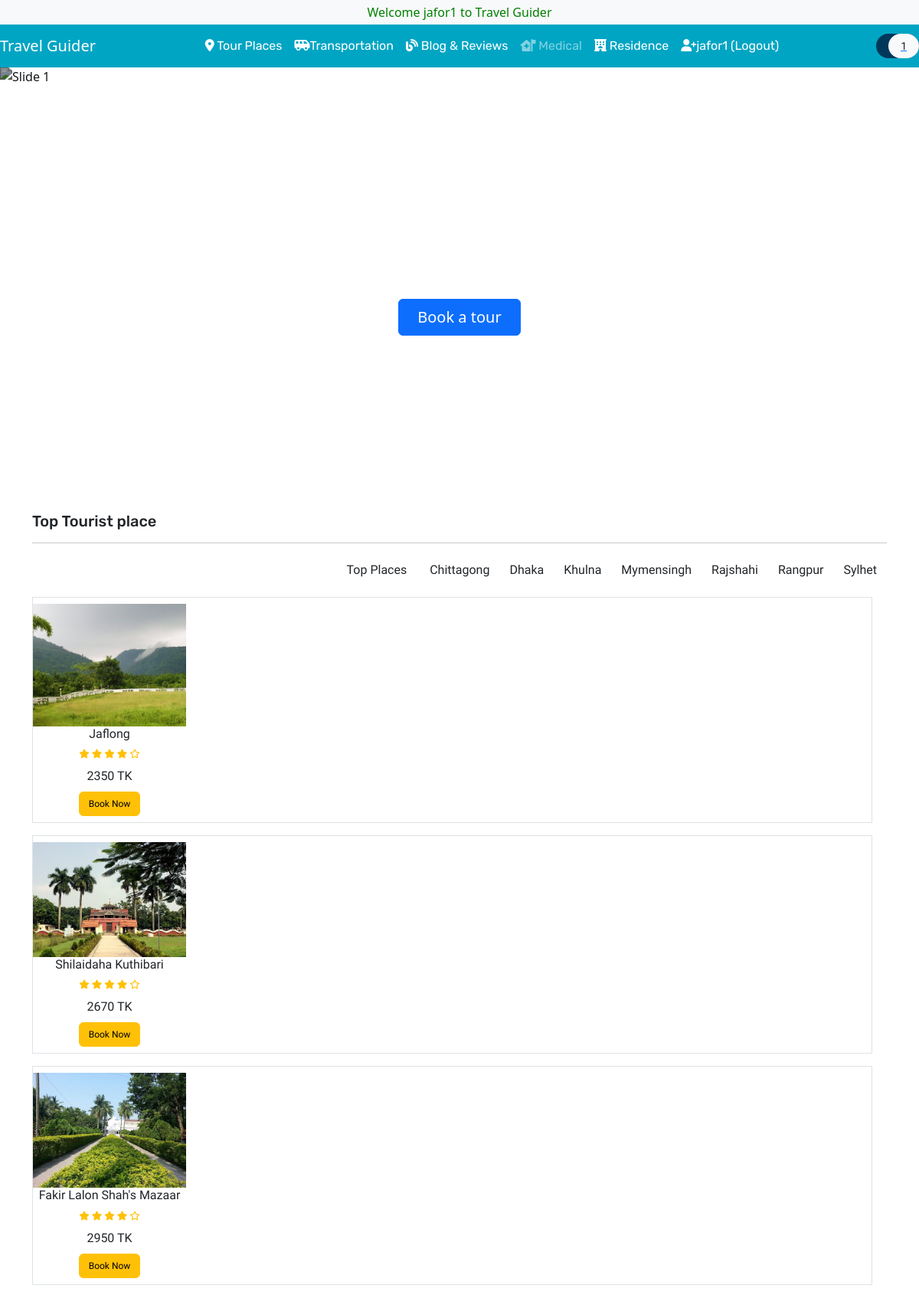
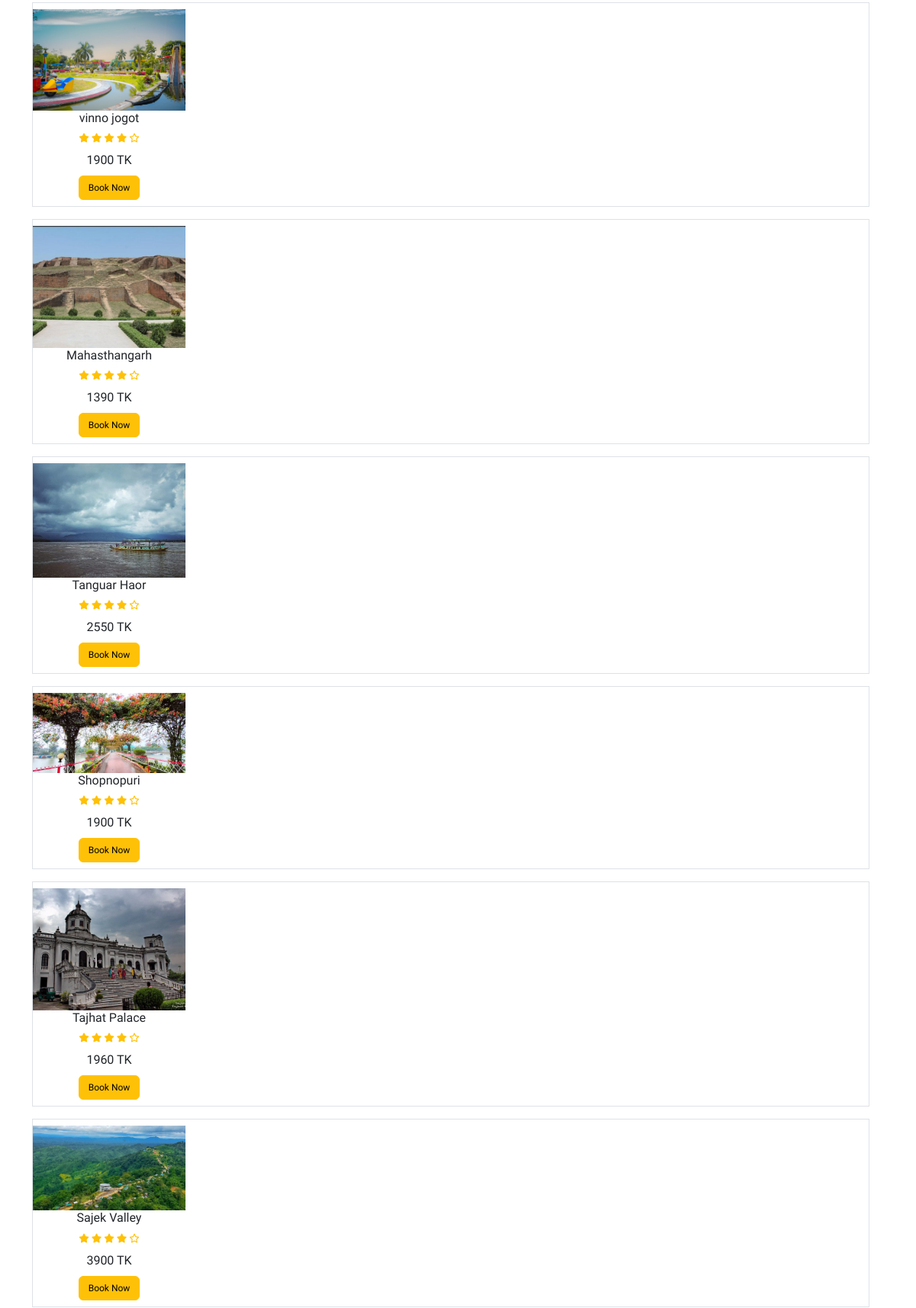
Screenshot of /index.php (signed in, upper part) with the database file from the repository (2 pictures, top to bottom).
### tables this page shows
CREATE TABLE `users` (
  `user_id` int(11) NOT NULL,
  `user_name` varchar(50) DEFAULT NULL,
  `email` varchar(50) NOT NULL,
  `password` varchar(50) DEFAULT NULL,
  `number` text NOT NULL,
  `nid` int(11) NOT NULL,
  `address` varchar(50) NOT NULL,
  `verification_code` varchar(255) NOT NULL,
  `is_verify` int(10) NOT NULL DEFAULT 0
);

CREATE TABLE `product` (
  `item_id` int(11) NOT NULL,
  `item_brand` varchar(200) NOT NULL,
  `item_name` varchar(255) NOT NULL,
  `item_price` text NOT NULL,
  `item_image` varchar(255) NOT NULL,
  `item_register` date DEFAULT NULL
);

### index.php (called while the page is built, shortened)
<?php
include('header.php');
?>
<?php
include('Template/_banner-area.php');
include('Template/_special-event.php');
?>
<?php
include('footer.php');
?>

### database/functions.php (called while the page is built, shortened)
<?php
function check_login($con)
{
	if(isset($_SESSION['user_id']))
	{
		$id = $_SESSION['user_id'];
		$query = "select * from users where user_id = '$id' limit 1";
		$result = mysqli_query($con,$query);
		if($result && mysqli_num_rows($result) > 0)
		{
			$user_data = mysqli_fetch_assoc($result);
			return $user_data;
		}
	}
	die;
}

### database/DBController.php (called while the page is built, shortened)
<?php
class DBController
{
    protected $host = 'localhost';
    protected $user = 'root';
    protected $password = '';
    protected $database = "shopee";
    public function __construct()
    {
        $this->con = mysqli_connect($this->host, $this->user, $this->password, $this->database);
    }
}

### functions.php (called while the page is built)
<?php
require ('database/DBController.php');
require ('database/Product.php');
require ('database/Cart.php');
$db = new DBController();
$product = new Product($db);
$product_shuffle = $product->getData();
$Cart = new Cart($db );

### database/Product.php (called while the page is built, shortened)
<?php
class Product
{
    public $db = null;
    public function __construct(DBController $db)
    {
        $this->db = $db;
    }
    public function getData($table = 'product'){
        $result = $this->db->con->query("SELECT * FROM {$table}");
        $resultArray = array();
        while ($item = mysqli_fetch_array($result, MYSQLI_ASSOC)){
            $resultArray[] = $item;
        }
        return $resultArray;
    }
}

### database/Cart.php (called while the page is built, shortened)
<?php
class Cart
{
    public function getCartId($cartArray = null, $key = "item_id"){
        if ($cartArray != null){
            $cart_id = array_map(function ($value) use($key){
                return $value[$key];
            }, $cartArray);
            return $cart_id;
        }
    }
}

### Template/_special-event.php (the view, shortened to what this page needs)
<?php
    $brand = array_map(function ($pro){ return $pro['item_brand']; }, $product_shuffle);
    $unique = array_unique($brand);
    sort($unique);
    shuffle($product_shuffle);
$in_cart = $Cart->getCartId($product->getData('cart'));
?>
<section id="special-price">
    <div class="container">
    <h4 class="font-rubik font-size-20">Top Tourist place</h4>
        <hr>
        <div id="filters" class="button-group text-right font-baloo font-size-16">
            <button class="btn is-checked" data-filter="*">Top Places</button>
            <?php
                array_map(function ($brand){
                    printf('<button class="btn" data-filter=".%s">%s</button>', $brand, $brand);
                }, $unique);
            ?>
        </div>
        <div class="grid">
            <?php array_map(function ($item) use($in_cart){ ?>
            <div class="grid-item border <?php echo $item['item_brand'] ?? "Brand" ; ?>">
                <div class="item py-2" style="width: 200px;">
                    <div class="product font-rale">
                        <a href="<?php printf('%s?item_id=%s', 'product.php',  $item['item_id']); ?>"><img src="<?php echo $item['item_image'] ?? "./assets/products/13.png"; ?>"width="400" height="400"  alt="product1" class="img-fluid"></a>
                        <div class="text-center">
                            <h6><?php echo $item['item_name'] ?? "Unknown"; ?></h6>
                            <div class="rating text-warning font-size-12">
                                <span><i class="fas fa-star"></i></span>
                                <span><i class="fas fa-star"></i></span>
                                <span><i class="fas fa-star"></i></span>
                                <span><i class="fas fa-star"></i></span>
                                <span><i class="far fa-star"></i></span>
                            </div>
                            <div class="price py-2">
                                <span><?php echo $item['item_price'] ?? 0 ?> TK </span>
                            </div>
                            <form method="post">
                                <?php
                                if (in_array($item['item_id'], $in_cart ?? [])){
                                    echo '<button type="submit" disabled class="btn btn-success font-size-12">In the Cart</button>';
                                }else{
                                    echo '<button type="submit" name="top_sale_submit" class="btn btn-warning font-size-12">Book Now</button>';
                                }
                                ?>
                            </form>
                        </div>
                    </div>
                </div>
            </div>
            <?php }, $product_shuffle) ?>
        </div>
    </div>
</section>

### header.php (shortened to what this page needs)
<?php
include("database/connection.php");
include("database/functions.php");
$user_data = check_login($con);
?>
<!DOCTYPE html>
<html lang="en">
<head>
    <link href="https://cdn.jsdelivr.net/npm/bootstrap@5.2.1/dist/css/bootstrap.min.css" rel="stylesheet">
    <link rel="stylesheet" href="https://stackpath.bootstrapcdn.com/bootstrap/4.4.1/css/bootstrap.min.css">
    <link rel="stylesheet" href="https://cdnjs.cloudflare.com/ajax/libs/OwlCarousel2/2.3.4/assets/owl.carousel.min.css" />
    <link rel="stylesheet" href="https://cdnjs.cloudflare.com/ajax/libs/OwlCarousel2/2.3.4/assets/owl.theme.default.min.css" />
    <link rel="stylesheet" href="https://cdnjs.cloudflare.com/ajax/libs/font-awesome/5.13.0/css/all.min.css" />
    <link rel="stylesheet" href="https://cdnjs.cloudflare.com/ajax/libs/font-awesome/6.2.1/css/all.min.css">
    <link href="https://cdn.jsdelivr.net/npm/bootstrap@5.2.3/dist/css/bootstrap.min.css" rel="stylesheet">
    <link href="https://cdn.jsdelivr.net/npm/bootstrap@5.2.0-beta1/dist/css/bootstrap.min.css" rel="stylesheet">
    <link rel="stylesheet" href="style.css">
    <?php
    require('functions.php');
    ?>
</head>
<body>
    <header id="header">
        <div class="strip d-flex justify-content-between px-4 py-1 bg-light">
            <p class="font-rale font-size-12 text-black-50 m-0">
                <marquee behavior="" direction="" style="color: green;">Welcome <?php echo $user_data['user_name']; ?> to Travel Guider</marquee>
            </p>
        </div>
        <nav class="navbar navbar-expand-lg navbar-dark color-second-bg">
            <a class="navbar-brand" href="index.php"> Travel Guider</a>
            <div class="collapse navbar-collapse" id="navbarNav">
                <ul class="navbar-nav m-auto font-rubik">
                    <li class="nav-item active">
                        <a class="nav-link" href="topPlace.php"><i class="fa-solid fa-location-dot"></i> Tour Places</a></a>
                    </li>
                    <li class="nav-item active">
                        <a class="nav-link" href="landing_page.php"><i class="fa-solid fa-van-shuttle"></i>Transportation</a>
                    </li>
                    <li class="nav-item active">
                        <a class="nav-link" href="blog.php"><i class="fa-solid fa-blog"></i> Blog & Reviews</a>
                    </li>
                    <li class="nav-item ">
                        <a class="nav-link" href="#"><i class="fa-solid fa-house-medical-flag"></i> Medical</a>
                    </li>
                    <li class="nav-item active">
                        <a class="nav-link" href="#"><i class="fa-solid fa-hotel"></i> Residence</a>
                    </li>
                    <li class="nav-item active">
                        <a class="nav-link" href="logout.php"><i class="fa-solid fa-user-plus"></i><?php echo $user_data['user_name']; ?> (Logout)</a></a>
                    </li>
                </ul>
                <form action="#" class="font-size-14 font-rale">
                    <a href="cart.php" class="py-2 rounded-pill color-primary-bg">
                        <span class="font-size-16 px-2 text-white">
                        </span>
                        <span class="px-3 py-2 rounded-pill text-dark bg-light"><?php echo count($product->getData('cart')); ?></span>
                    </a>
                </form>
            </div>
        </nav>
    </header>
    <main id="main-site">

### style.css (style rules this page uses)
button, button:focus { outline: none !important; box-shadow: none !important; }
.font-baloo { font-family: "Baloo Thambi 2", cursive; }
.font-rale { font-family: "Raleway", cursive; }
.font-rubik { font-family: "Rubik", cursive; }
.font-size-12 { font-size: 12px; }
.font-size-14 { font-size: 14px; }
.font-size-16 { font-size: 16px; }
.font-size-20 { font-size: 20px; }
.color-primary-bg { background: #003859; }
.color-second-bg { background: #00A5C4; }
#special-price .grid .grid-item { margin-right: 1.2rem; margin-top: 1rem; }

### rows the page displays
users: user_name "jafor1"
product: item_image (picture), item_name "Jaflong", item_price "2350"
product: item_image (picture), item_name "Shilaidaha Kuthibari", item_price "2670"
product: item_image (picture), item_name "Fakir Lalon Shah's Mazaar", item_price "2950"
product: item_image (picture), item_name "vinno jogot", item_price "1900"
product: item_image (picture), item_name "Mahasthangarh", item_price "1390"
product: item_image (picture), item_name "Tanguar Haor", item_price "2550"
product: item_image (picture), item_name "Shopnopuri", item_price "1900"
product: item_image (picture), item_name "Tajhat Palace", item_price "1960"
product: item_image (picture), item_name "Sajek Valley", item_price "3900"

### other values shown
count($product->getData('cart')) "1"
$brand "Chittagong Dhaka Khulna Mymensingh Rajshahi Rangpur Sylhet"
